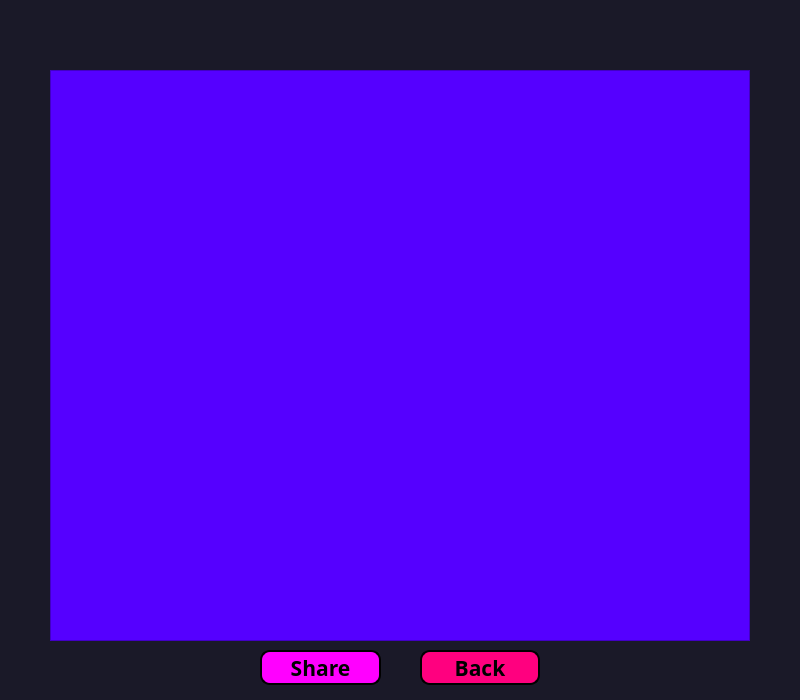
<?xml version="1.0" encoding="UTF-8"?>
<ui version="4.0">
 <class>memories</class>
 <widget class="QDialog" name="memories">
  <property name="geometry">
   <rect>
    <x>0</x>
    <y>0</y>
    <width>800</width>
    <height>700</height>
   </rect>
  </property>
  <property name="windowTitle">
   <string>Dialog</string>
  </property>
  <property name="styleSheet">
   <string notr="true">background-color: rgb(26, 25, 40);</string>
  </property>
  <widget class="QListWidget" name="listWidget">
   <property name="geometry">
    <rect>
     <x>50</x>
     <y>70</y>
     <width>700</width>
     <height>571</height>
    </rect>
   </property>
   <property name="styleSheet">
    <string notr="true">background-color: rgb(85, 0, 255);</string>
   </property>
  </widget>
  <widget class="QPushButton" name="back">
   <property name="geometry">
    <rect>
     <x>420</x>
     <y>650</y>
     <width>120</width>
     <height>35</height>
    </rect>
   </property>
   <property name="font">
    <font>
     <family>Unispace</family>
     <pointsize>16</pointsize>
     <italic>false</italic>
     <bold>true</bold>
    </font>
   </property>
   <property name="styleSheet">
    <string notr="true">border: 2px solid;
font: 700 16pt &quot;Unispace&quot;;
Border-radius: 10px;
background-color: rgb(255, 0, 255);
background-color: rgb(255, 0, 127);</string>
   </property>
   <property name="text">
    <string>Back</string>
   </property>
  </widget>
  <widget class="QPushButton" name="share">
   <property name="geometry">
    <rect>
     <x>260</x>
     <y>650</y>
     <width>121</width>
     <height>35</height>
    </rect>
   </property>
   <property name="font">
    <font>
     <family>Unispace</family>
     <pointsize>16</pointsize>
     <italic>false</italic>
     <bold>true</bold>
    </font>
   </property>
   <property name="styleSheet">
    <string notr="true">border: 2px solid;
font: 700 16pt &quot;Unispace&quot;;
Border-radius: 10px;
background-color: rgb(255, 0, 255);</string>
   </property>
   <property name="text">
    <string>Share</string>
   </property>
  </widget>
  <widget class="QLabel" name="label">
   <property name="geometry">
    <rect>
     <x>230</x>
     <y>10</y>
     <width>351</width>
     <height>51</height>
    </rect>
   </property>
   <property name="styleSheet">
    <string notr="true">image: url(:/new/prefix1/memoreeeez.png);</string>
   </property>
   <property name="text">
    <string/>
   </property>
  </widget>
 </widget>
 <resources/>
 <connections/>
</ui>
